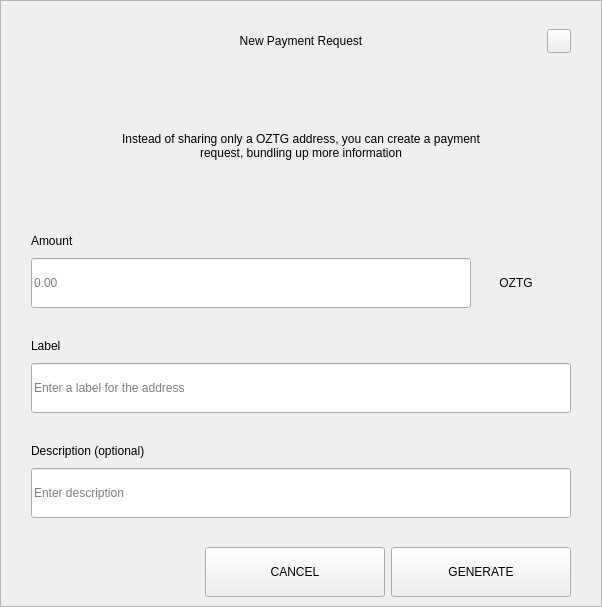
<?xml version="1.0" encoding="UTF-8"?>
<ui version="4.0">
 <class>RequestDialog</class>
 <widget class="QDialog" name="RequestDialog">
  <property name="geometry">
   <rect>
    <x>0</x>
    <y>0</y>
    <width>602</width>
    <height>607</height>
   </rect>
  </property>
  <property name="windowTitle">
   <string>Dialog</string>
  </property>
  <layout class="QVBoxLayout" name="verticalLayout_5">
   <property name="spacing">
    <number>0</number>
   </property>
   <property name="leftMargin">
    <number>0</number>
   </property>
   <property name="topMargin">
    <number>0</number>
   </property>
   <property name="rightMargin">
    <number>0</number>
   </property>
   <property name="bottomMargin">
    <number>0</number>
   </property>
   <item>
    <widget class="QFrame" name="frame">
     <property name="styleSheet">
      <string notr="true"/>
     </property>
     <property name="frameShape">
      <enum>QFrame::StyledPanel</enum>
     </property>
     <property name="frameShadow">
      <enum>QFrame::Raised</enum>
     </property>
     <layout class="QVBoxLayout" name="verticalLayout_4" stretch="1,0,0">
      <property name="spacing">
       <number>0</number>
      </property>
      <property name="leftMargin">
       <number>30</number>
      </property>
      <property name="topMargin">
       <number>20</number>
      </property>
      <property name="rightMargin">
       <number>30</number>
      </property>
      <property name="bottomMargin">
       <number>0</number>
      </property>
      <item>
       <layout class="QHBoxLayout" name="horizontalLayout_3">
        <property name="spacing">
         <number>0</number>
        </property>
        <item>
         <spacer name="horizontalSpacer_21">
          <property name="orientation">
           <enum>Qt::Horizontal</enum>
          </property>
          <property name="sizeHint" stdset="0">
           <size>
            <width>40</width>
            <height>20</height>
           </size>
          </property>
         </spacer>
        </item>
        <item>
         <widget class="QLabel" name="labelTitle">
          <property name="minimumSize">
           <size>
            <width>0</width>
            <height>40</height>
           </size>
          </property>
          <property name="maximumSize">
           <size>
            <width>16777215</width>
            <height>40</height>
           </size>
          </property>
          <property name="styleSheet">
           <string notr="true">padding-left:24px;</string>
          </property>
          <property name="text">
           <string>New Payment Request</string>
          </property>
          <property name="alignment">
           <set>Qt::AlignCenter</set>
          </property>
          <property name="margin">
           <number>7</number>
          </property>
         </widget>
        </item>
        <item>
         <spacer name="horizontalSpacer">
          <property name="orientation">
           <enum>Qt::Horizontal</enum>
          </property>
          <property name="sizeHint" stdset="0">
           <size>
            <width>40</width>
            <height>20</height>
           </size>
          </property>
         </spacer>
        </item>
        <item>
         <widget class="QPushButton" name="btnEsc">
          <property name="minimumSize">
           <size>
            <width>24</width>
            <height>24</height>
           </size>
          </property>
          <property name="maximumSize">
           <size>
            <width>24</width>
            <height>24</height>
           </size>
          </property>
          <property name="focusPolicy">
           <enum>Qt::NoFocus</enum>
          </property>
          <property name="text">
           <string/>
          </property>
         </widget>
        </item>
       </layout>
      </item>
      <item>
       <widget class="QStackedWidget" name="stack">
        <property name="minimumSize">
         <size>
          <width>540</width>
          <height>0</height>
         </size>
        </property>
        <property name="maximumSize">
         <size>
          <width>540</width>
          <height>16777215</height>
         </size>
        </property>
        <property name="currentIndex">
         <number>0</number>
        </property>
        <widget class="QWidget" name="page_1">
         <property name="minimumSize">
          <size>
           <width>540</width>
           <height>0</height>
          </size>
         </property>
         <property name="maximumSize">
          <size>
           <width>540</width>
           <height>16777215</height>
          </size>
         </property>
         <layout class="QVBoxLayout" name="layout1">
          <property name="spacing">
           <number>0</number>
          </property>
          <property name="leftMargin">
           <number>0</number>
          </property>
          <property name="topMargin">
           <number>0</number>
          </property>
          <property name="rightMargin">
           <number>0</number>
          </property>
          <property name="bottomMargin">
           <number>0</number>
          </property>
          <item>
           <spacer name="verticalSpacer_21">
            <property name="orientation">
             <enum>Qt::Vertical</enum>
            </property>
            <property name="sizeType">
             <enum>QSizePolicy::Fixed</enum>
            </property>
            <property name="sizeHint" stdset="0">
             <size>
              <width>20</width>
              <height>30</height>
             </size>
            </property>
           </spacer>
          </item>
          <item alignment="Qt::AlignHCenter">
           <widget class="QLabel" name="labelMessage">
            <property name="minimumSize">
             <size>
              <width>400</width>
              <height>50</height>
             </size>
            </property>
            <property name="text">
             <string>Instead of sharing only a OZTG address, you can create a payment request, bundling up more information</string>
            </property>
            <property name="alignment">
             <set>Qt::AlignCenter</set>
            </property>
            <property name="wordWrap">
             <bool>true</bool>
            </property>
           </widget>
          </item>
          <item alignment="Qt::AlignBottom">
           <widget class="QWidget" name="containerAmount" native="true">
            <layout class="QVBoxLayout" name="verticalLayout">
             <property name="spacing">
              <number>9</number>
             </property>
             <property name="leftMargin">
              <number>0</number>
             </property>
             <property name="topMargin">
              <number>0</number>
             </property>
             <property name="rightMargin">
              <number>0</number>
             </property>
             <property name="bottomMargin">
              <number>0</number>
             </property>
             <item>
              <widget class="QLabel" name="labelSubtitleAmount">
               <property name="minimumSize">
                <size>
                 <width>350</width>
                 <height>16</height>
                </size>
               </property>
               <property name="maximumSize">
                <size>
                 <width>16777215</width>
                 <height>16</height>
                </size>
               </property>
               <property name="text">
                <string>Amount</string>
               </property>
              </widget>
             </item>
             <item alignment="Qt::AlignTop">
              <widget class="QWidget" name="layoutAmount" native="true">
               <layout class="QHBoxLayout" name="horizontalLayout" stretch="2,0">
                <property name="spacing">
                 <number>0</number>
                </property>
                <property name="leftMargin">
                 <number>0</number>
                </property>
                <property name="topMargin">
                 <number>0</number>
                </property>
                <property name="rightMargin">
                 <number>0</number>
                </property>
                <property name="bottomMargin">
                 <number>0</number>
                </property>
                <item>
                 <widget class="QLineEdit" name="lineEditAmount">
                  <property name="minimumSize">
                   <size>
                    <width>0</width>
                    <height>50</height>
                   </size>
                  </property>
                  <property name="maximumSize">
                   <size>
                    <width>16777215</width>
                    <height>50</height>
                   </size>
                  </property>
                  <property name="placeholderText">
                   <string notr="true">0.00</string>
                  </property>
                 </widget>
                </item>
                <item>
                 <widget class="QWidget" name="comboContainer" native="true">
                  <property name="minimumSize">
                   <size>
                    <width>100</width>
                    <height>50</height>
                   </size>
                  </property>
                  <property name="maximumSize">
                   <size>
                    <width>16777215</width>
                    <height>50</height>
                   </size>
                  </property>
                  <layout class="QHBoxLayout" name="horizontalLayout_31">
                   <property name="spacing">
                    <number>0</number>
                   </property>
                   <property name="leftMargin">
                    <number>0</number>
                   </property>
                   <property name="topMargin">
                    <number>0</number>
                   </property>
                   <property name="rightMargin">
                    <number>10</number>
                   </property>
                   <property name="bottomMargin">
                    <number>0</number>
                   </property>
                   <item>
                    <widget class="QLabel" name="comboBoxCoin">
                     <property name="text">
                      <string>OZTG</string>
                     </property>
                     <property name="alignment">
                      <set>Qt::AlignCenter</set>
                     </property>
                    </widget>
                   </item>
                  </layout>
                 </widget>
                </item>
               </layout>
              </widget>
             </item>
            </layout>
           </widget>
          </item>
          <item>
           <spacer name="verticalSpacer_31">
            <property name="orientation">
             <enum>Qt::Vertical</enum>
            </property>
            <property name="sizeType">
             <enum>QSizePolicy::Fixed</enum>
            </property>
            <property name="sizeHint" stdset="0">
             <size>
              <width>20</width>
              <height>30</height>
             </size>
            </property>
           </spacer>
          </item>
          <item>
           <layout class="QVBoxLayout" name="verticalLayoutLabel">
            <property name="spacing">
             <number>9</number>
            </property>
            <item>
             <widget class="QLabel" name="labelSubtitleLabel">
              <property name="minimumSize">
               <size>
                <width>0</width>
                <height>16</height>
               </size>
              </property>
              <property name="maximumSize">
               <size>
                <width>16777215</width>
                <height>16</height>
               </size>
              </property>
              <property name="text">
               <string>Label</string>
              </property>
             </widget>
            </item>
            <item>
             <widget class="QLineEdit" name="lineEditLabel">
              <property name="minimumSize">
               <size>
                <width>0</width>
                <height>50</height>
               </size>
              </property>
              <property name="maximumSize">
               <size>
                <width>16777215</width>
                <height>50</height>
               </size>
              </property>
              <property name="placeholderText">
               <string>Enter a label for the address</string>
              </property>
             </widget>
            </item>
           </layout>
          </item>
          <item>
           <spacer name="verticalSpacer_34">
            <property name="orientation">
             <enum>Qt::Vertical</enum>
            </property>
            <property name="sizeType">
             <enum>QSizePolicy::Fixed</enum>
            </property>
            <property name="sizeHint" stdset="0">
             <size>
              <width>20</width>
              <height>30</height>
             </size>
            </property>
           </spacer>
          </item>
          <item>
           <layout class="QVBoxLayout" name="verticalLayoutDescription">
            <property name="spacing">
             <number>9</number>
            </property>
            <item>
             <widget class="QLabel" name="labelSubtitleDescription">
              <property name="minimumSize">
               <size>
                <width>0</width>
                <height>16</height>
               </size>
              </property>
              <property name="maximumSize">
               <size>
                <width>16777215</width>
                <height>16</height>
               </size>
              </property>
              <property name="text">
               <string>Description (optional)</string>
              </property>
             </widget>
            </item>
            <item>
             <widget class="QLineEdit" name="lineEditDescription">
              <property name="minimumSize">
               <size>
                <width>0</width>
                <height>50</height>
               </size>
              </property>
              <property name="maximumSize">
               <size>
                <width>16777215</width>
                <height>50</height>
               </size>
              </property>
              <property name="placeholderText">
               <string>Enter description</string>
              </property>
             </widget>
            </item>
            <item>
             <spacer name="verticalSpacer_4">
              <property name="orientation">
               <enum>Qt::Vertical</enum>
              </property>
              <property name="sizeType">
               <enum>QSizePolicy::Fixed</enum>
              </property>
              <property name="sizeHint" stdset="0">
               <size>
                <width>20</width>
                <height>20</height>
               </size>
              </property>
             </spacer>
            </item>
           </layout>
          </item>
         </layout>
        </widget>
        <widget class="QWidget" name="page_2">
         <layout class="QVBoxLayout" name="layout2">
          <item>
           <spacer name="verticalSpacer_5">
            <property name="orientation">
             <enum>Qt::Vertical</enum>
            </property>
            <property name="sizeType">
             <enum>QSizePolicy::Fixed</enum>
            </property>
            <property name="sizeHint" stdset="0">
             <size>
              <width>20</width>
              <height>50</height>
             </size>
            </property>
           </spacer>
          </item>
          <item alignment="Qt::AlignHCenter">
           <widget class="QLabel" name="labelQrImg">
            <property name="minimumSize">
             <size>
              <width>260</width>
              <height>260</height>
             </size>
            </property>
            <property name="maximumSize">
             <size>
              <width>260</width>
              <height>260</height>
             </size>
            </property>
            <property name="text">
             <string/>
            </property>
            <property name="alignment">
             <set>Qt::AlignCenter</set>
            </property>
           </widget>
          </item>
          <item>
           <spacer name="verticalSpacer_2">
            <property name="orientation">
             <enum>Qt::Vertical</enum>
            </property>
            <property name="sizeType">
             <enum>QSizePolicy::Fixed</enum>
            </property>
            <property name="sizeHint" stdset="0">
             <size>
              <width>20</width>
              <height>30</height>
             </size>
            </property>
           </spacer>
          </item>
          <item alignment="Qt::AlignHCenter">
           <widget class="QLabel" name="labelAddress">
            <property name="text">
             <string>D7VFR83SQbiezrW72hjcWJtcfip5krte2Z </string>
            </property>
           </widget>
          </item>
          <item>
           <spacer name="verticalSpacer_32">
            <property name="orientation">
             <enum>Qt::Vertical</enum>
            </property>
            <property name="sizeType">
             <enum>QSizePolicy::Expanding</enum>
            </property>
            <property name="sizeHint" stdset="0">
             <size>
              <width>20</width>
              <height>20</height>
             </size>
            </property>
           </spacer>
          </item>
          <item>
           <layout class="QHBoxLayout" name="horizontal">
            <property name="leftMargin">
             <number>20</number>
            </property>
            <property name="rightMargin">
             <number>20</number>
            </property>
            <property name="bottomMargin">
             <number>20</number>
            </property>
            <item>
             <spacer name="horizontalSpacer_4">
              <property name="orientation">
               <enum>Qt::Horizontal</enum>
              </property>
              <property name="sizeHint" stdset="0">
               <size>
                <width>40</width>
                <height>20</height>
               </size>
              </property>
             </spacer>
            </item>
            <item>
             <widget class="QPushButton" name="btnCopyAddress">
              <property name="minimumSize">
               <size>
                <width>180</width>
                <height>50</height>
               </size>
              </property>
              <property name="text">
               <string>COPY ADDRESS</string>
              </property>
             </widget>
            </item>
            <item>
             <widget class="QPushButton" name="btnCopyUrl">
              <property name="minimumSize">
               <size>
                <width>180</width>
                <height>50</height>
               </size>
              </property>
              <property name="text">
               <string>COPY URL</string>
              </property>
             </widget>
            </item>
            <item>
             <spacer name="horizontalSpacer_2">
              <property name="orientation">
               <enum>Qt::Horizontal</enum>
              </property>
              <property name="sizeHint" stdset="0">
               <size>
                <width>40</width>
                <height>20</height>
               </size>
              </property>
             </spacer>
            </item>
           </layout>
          </item>
         </layout>
        </widget>
       </widget>
      </item>
      <item>
       <widget class="QWidget" name="buttonsStack" native="true">
        <layout class="QHBoxLayout" name="horizontalLayout_5">
         <property name="leftMargin">
          <number>20</number>
         </property>
         <property name="rightMargin">
          <number>0</number>
         </property>
         <item>
          <spacer name="horizontalSpacer_41">
           <property name="orientation">
            <enum>Qt::Horizontal</enum>
           </property>
           <property name="sizeHint" stdset="0">
            <size>
             <width>40</width>
             <height>20</height>
            </size>
           </property>
          </spacer>
         </item>
         <item>
          <widget class="QPushButton" name="btnCancel">
           <property name="minimumSize">
            <size>
             <width>180</width>
             <height>50</height>
            </size>
           </property>
           <property name="focusPolicy">
            <enum>Qt::NoFocus</enum>
           </property>
           <property name="text">
            <string>CANCEL</string>
           </property>
          </widget>
         </item>
         <item>
          <widget class="QPushButton" name="btnSave">
           <property name="minimumSize">
            <size>
             <width>180</width>
             <height>50</height>
            </size>
           </property>
           <property name="focusPolicy">
            <enum>Qt::NoFocus</enum>
           </property>
           <property name="text">
            <string>GENERATE</string>
           </property>
          </widget>
         </item>
        </layout>
       </widget>
      </item>
     </layout>
    </widget>
   </item>
  </layout>
 </widget>
 <resources/>
 <connections/>
</ui>
